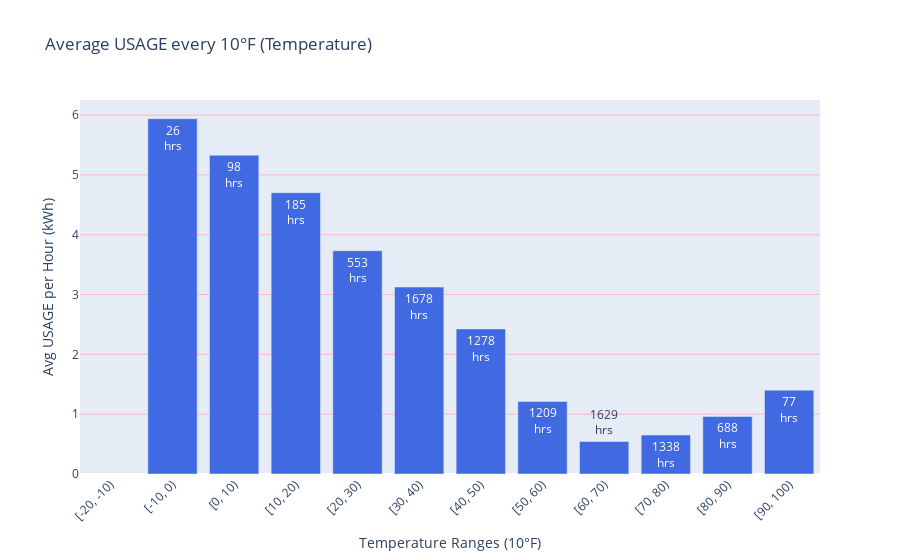

Notebook code cell kept with this figure:
### Code cell
# Create the bar chart using Plotly
fig = go.Figure(data=[
    go.Bar(
        x=average_data['temp_bins'].astype(str),
        y=average_data['avg_USAGE'],
        text=average_data['count'].apply(lambda x: f'{x}<br>hrs'),
        textposition='auto',
        marker_color='royalblue',
        name='Average USAGE'
    )
])

# Set titles and labels
fig.update_layout(
    title='Average USAGE every 10°F',
    xaxis_title='Temperature Ranges (10°F)',
    yaxis_title='Avg USAGE per Hour (kWh)',
    xaxis_tickangle=-45
)

# Customize the layout
fig.update_layout(
    title_text='Average USAGE every 10°F (Temperature)',
    barmode='group',
    xaxis_tickangle=-45,
    legend=dict(x=0.1, y=1.1, orientation="h")
)

# Add gridlines
fig.update_yaxes(showgrid=True, gridwidth=1, gridcolor='LightPink')

# Show the figure
fig.show()

### Figure 1 — Plotly figure (JSON) as saved in the notebook; plotly's stock layout.template omitted (floating-point values rounded to 4 significant figures)
{"data": [{"marker": {"color": "royalblue"}, "name": "Average USAGE", "text": ["0<br>hrs", "26<br>hrs", "98<br>hrs", "185<br>hrs", "553<br>hrs", "1678<br>hrs", "1278<br>hrs", "1209<br>hrs", "1629<br>hrs", "1338<br>hrs", "688<br>hrs", "77<br>hrs"], "textposition": "auto", "type": "bar", "x": ["[-20, -10)", "[-10, 0)", "[0, 10)", "[10, 20)", "[20, 30)", "[30, 40)", "[40, 50)", "[50, 60)", "[60, 70)", "[70, 80)", "[80, 90)", "[90, 100)"], "y": [null, 5.94, 5.328, 4.702, 3.733, 3.125, 2.425, 1.212, 0.5433, 0.6504, 0.9622, 1.401]}], "layout": {"barmode": "group", "legend": {"orientation": "h", "x": 0.1, "y": 1.1}, "title": {"text": "Average USAGE every 10°F (Temperature)"}, "xaxis": {"tickangle": -45, "title": {"text": "Temperature Ranges (10°F)"}}, "yaxis": {"gridcolor": "LightPink", "gridwidth": 1, "showgrid": true, "title": {"text": "Avg USAGE per Hour (kWh)"}}}}
